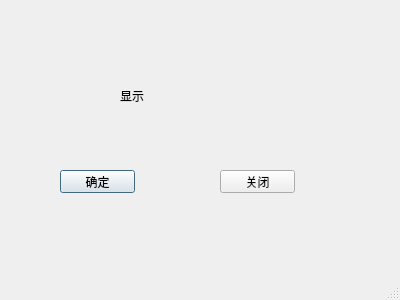
<?xml version="1.0" encoding="UTF-8"?>
<ui version="4.0">
 <class>Dialog</class>
 <widget class="QDialog" name="Dialog">
  <property name="geometry">
   <rect>
    <x>0</x>
    <y>0</y>
    <width>400</width>
    <height>300</height>
   </rect>
  </property>
  <property name="windowTitle">
   <string>Dialog</string>
  </property>
  <property name="sizeGripEnabled">
   <bool>true</bool>
  </property>
  <widget class="QPushButton" name="pushButton">
   <property name="geometry">
    <rect>
     <x>60</x>
     <y>170</y>
     <width>75</width>
     <height>23</height>
    </rect>
   </property>
   <property name="text">
    <string>确定</string>
   </property>
  </widget>
  <widget class="QPushButton" name="pushButton_2">
   <property name="geometry">
    <rect>
     <x>220</x>
     <y>170</y>
     <width>75</width>
     <height>23</height>
    </rect>
   </property>
   <property name="text">
    <string>关闭</string>
   </property>
  </widget>
  <widget class="QLabel" name="label">
   <property name="geometry">
    <rect>
     <x>120</x>
     <y>80</y>
     <width>91</width>
     <height>31</height>
    </rect>
   </property>
   <property name="text">
    <string>显示</string>
   </property>
  </widget>
 </widget>
 <resources/>
 <connections>
  <connection>
   <sender>pushButton_2</sender>
   <signal>clicked()</signal>
   <receiver>Dialog</receiver>
   <slot>close()</slot>
   <hints>
    <hint type="sourcelabel">
     <x>261</x>
     <y>189</y>
    </hint>
    <hint type="destinationlabel">
     <x>342</x>
     <y>231</y>
    </hint>
   </hints>
  </connection>
 </connections>
</ui>
